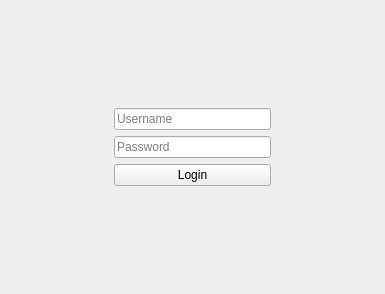
<?xml version="1.0" encoding="UTF-8"?>
<ui version="4.0">
 <class>LoginWindow</class>
 <widget class="QWidget" name="LoginWindow">
  <property name="geometry">
   <rect>
    <x>0</x>
    <y>0</y>
    <width>385</width>
    <height>294</height>
   </rect>
  </property>
  <property name="windowTitle">
   <string>Login</string>
  </property>
  <layout class="QVBoxLayout" name="verticalLayout_2">
   <item alignment="Qt::AlignHCenter|Qt::AlignVCenter">
    <widget class="QWidget" name="" native="true">
     <property name="minimumSize">
      <size>
       <width>175</width>
       <height>0</height>
      </size>
     </property>
     <layout class="QVBoxLayout" name="verticalLayout">
      <item>
       <widget class="QLineEdit" name="usernameLineEdit">
        <property name="placeholderText">
         <string>Username</string>
        </property>
       </widget>
      </item>
      <item>
       <widget class="QLineEdit" name="passwordLineEdit">
        <property name="echoMode">
         <enum>QLineEdit::Password</enum>
        </property>
        <property name="placeholderText">
         <string>Password</string>
        </property>
       </widget>
      </item>
      <item>
       <widget class="QPushButton" name="loginButton">
        <property name="text">
         <string>Login</string>
        </property>
       </widget>
      </item>
     </layout>
    </widget>
   </item>
  </layout>
 </widget>
 <resources/>
 <connections/>
</ui>
